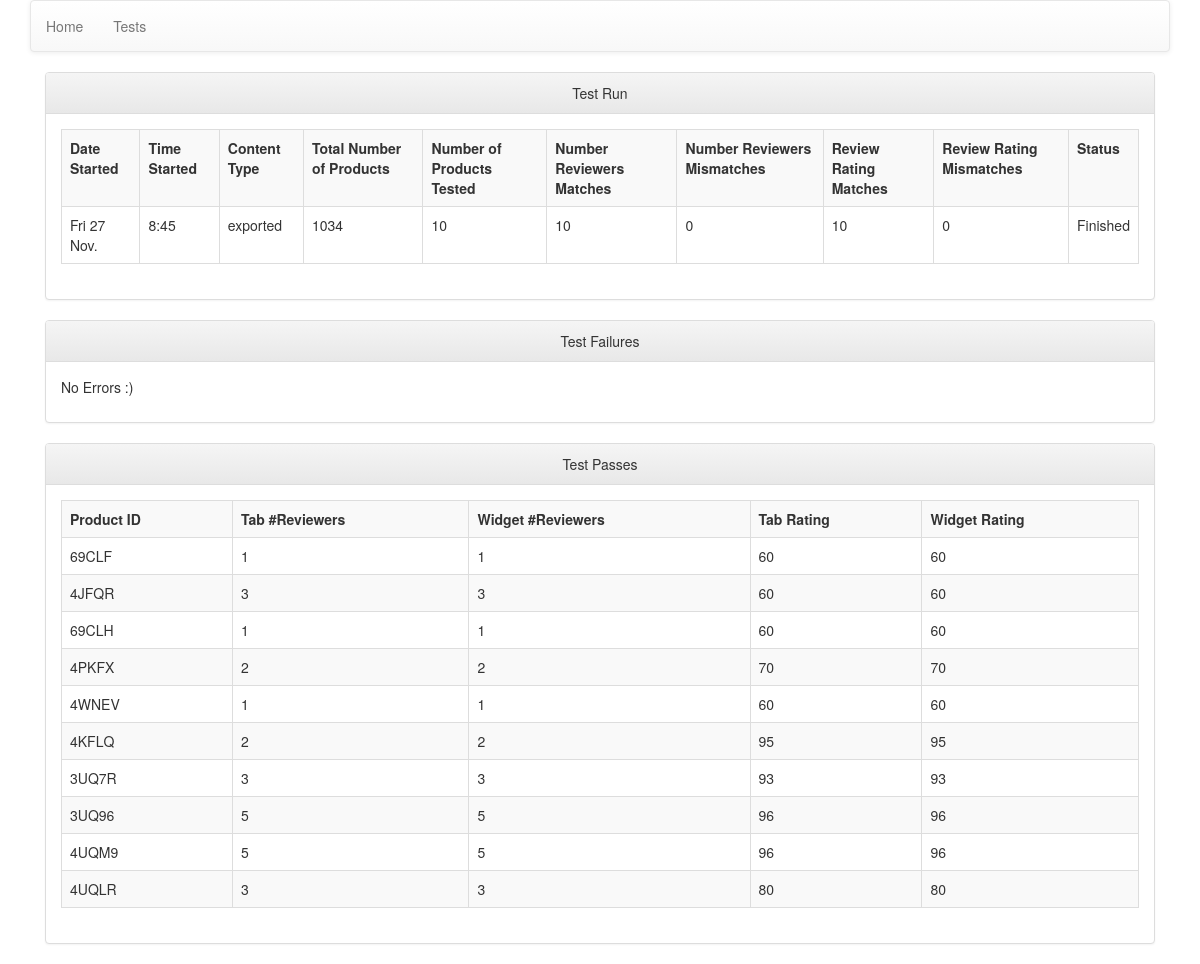
Page /review-mismatch-test/45 on the committed database.
### test/models.py (models this page shows, shortened)
class BaseTest(models.Model):
    num_products = models.IntegerField(blank=True, default=0)
    num_products_tested = models.IntegerField(default=0)
    created_at = models.DateTimeField(auto_now_add=True)
    datetime_finished = models.DateTimeField(blank=False, null=True)
    is_active = models.BooleanField(default=True)
    content_type = models.CharField(blank=True, max_length=100)
    class Meta:
        abstract = True

class RatingMismatchTest(BaseTest):
    number_reviewers_matches = models.IntegerField(blank=False, default=0)
    number_reviewers_mismatches = models.IntegerField(blank=False, default=0)
    review_rating_matches = models.IntegerField(blank=False, default=0)
    review_rating_mismatches = models.IntegerField(blank=False, default=0)

class MismatchTestProduct(models.Model):
    parent_test = models.ForeignKey(RatingMismatchTest)
    result = models.BooleanField(default=True)
    product_id = models.CharField(max_length=10)
    tab_number_reviewers = models.IntegerField(default=0)
    widget_number_reviewers = models.IntegerField(default=0)
    tab_rating = models.IntegerField(default=0)
    widget_rating = models.IntegerField(default=0)

### test/views.py (the view)
def view_rating_mismatch_test(request, test_identifier):
    rating_mismatch_test = RatingMismatchTest.objects.get(id=test_identifier)
    test_products_pass = MismatchTestProduct.objects.filter(
        parent_test=rating_mismatch_test,
        result=True,
    )
    test_products_fail = MismatchTestProduct.objects.filter(
        parent_test=rating_mismatch_test,
        result=False,
    )
    context_dict = {
        'rating_mismatch_test': rating_mismatch_test,
        'test_products_pass': test_products_pass,
        'test_products_fail': test_products_fail,
    }
    return render(request, 'test.html', context=context_dict)

### templates/test.html (shortened to what this page needs)
{% extends "base.html" %}
{% block content %}
<div class="col-md-12 first">
	<div class="panel panel-default">
		<div class="panel-heading text-center">
			Test Run
		</div>
		<div class="panel-body">
			<table class="table table-striped table-bordered table-hover">
				<tr>
					<th>Date Started</th>
					<th>Time Started</th>
					<th>Content Type</th>
					<th>Total Number of Products</th>
					<th>Number of Products Tested</th>
					<th>Number Reviewers Matches</th>
					<th>Number Reviewers Mismatches</th>
					<th>Review Rating Matches</th>
					<th>Review Rating Mismatches</th>
					<th>Status</th>
				</tr>
				<tr>
					<td>{{ rating_mismatch_test.created_at|date:"D j N" }}</td>
					<td>{{ rating_mismatch_test.created_at|date:"G:i" }}</td>
					<td>{{ rating_mismatch_test.content_type }}</td>
					<td>{{ rating_mismatch_test.num_products }}</td>
					<td>{{ rating_mismatch_test.num_products_tested }}</td>
					<td>{{ rating_mismatch_test.number_reviewers_matches }}</td>
					<td>{{ rating_mismatch_test.number_reviewers_mismatches }}</td>
					<td>{{ rating_mismatch_test.review_rating_matches }}</td>
					<td>{{ rating_mismatch_test.review_rating_mismatches }}</td>
					{% if rating_mismatch_test.is_active %}
					<td>Running</td>
					{% else %}
					<td>Finished</td>
					{% endif %}
				</tr>
			</table>
		</div>
	</div>
	<div class="row">
		<div class="col-md-12">
			<div class="panel panel-default">
				<div class="panel-heading text-center">
					Test Failures
				</div>
				<div class="panel-body">
					{% if test_products_fail %}
					<table class="table table-striped table-bordered table-hover">
						<tr>
							<th>Tab #Reviewers</th>
							<th>Widget #Reviewers</th>
							<th>Tab Rating</th>
							<th>Widget Rating</th>
						</tr>
						{% for test_product in test_products_fail %}
						<tr>
							<td>{{ test_product.product_id }}</td>
							<td>{{ test_product.tab_number_reviewers }}</td>
							<td>{{ test_product.widget_number_reviewers }}</td>
							<td>{{ test_product.tab_rating }}</td>
							<td>{{ test_product.widget_rating }}</td>
						</tr>
						{% endfor %}
					{% else %}
						<p>No Errors :)</p>
					{% endif %}
				</div>
			</div>
		</div>
	</div>
	<div class="row">
		<div class="col-md-12">
			<div class="panel panel-default">
				<div class="panel-heading text-center">
					Test Passes
				</div>
				<div class="panel-body">
					{% if test_products_pass %}
					<table class="table table-striped table-bordered table-hover">
						<tr>
							<th>Product ID</th>
							<th>Tab #Reviewers</th>
							<th>Widget #Reviewers</th>
							<th>Tab Rating</th>
							<th>Widget Rating</th>
						</tr>
						{% for test_product in test_products_pass %}
						<tr>
							<td>{{ test_product.product_id }}</td>
							<td>{{ test_product.tab_number_reviewers }}</td>
							<td>{{ test_product.widget_number_reviewers }}</td>
							<td>{{ test_product.tab_rating }}</td>
							<td>{{ test_product.widget_rating }}</td>
						</tr>
						{% endfor %}
					</table>
					{% else %}
						<p>No passed products :(</p>
					{% endif %}
				</div>
			</div>
		</div>
	</div>
</div>
{% endblock %}

### rows in the picture
RatingMismatchTest: created_at "Fri 27 Nov.", created_at "8:45", content_type "exported", num_products "1034", num_products_tested "10", number_reviewers_matches "10", number_reviewers_mismatches "0", review_rating_matches "10", review_rating_mismatches "0"
MismatchTestProduct: product_id "69CLF", tab_number_reviewers "1", widget_number_reviewers "1", tab_rating "60", widget_rating "60"
MismatchTestProduct: product_id "4JFQR", tab_number_reviewers "3", widget_number_reviewers "3", tab_rating "60", widget_rating "60"
MismatchTestProduct: product_id "69CLH", tab_number_reviewers "1", widget_number_reviewers "1", tab_rating "60", widget_rating "60"
MismatchTestProduct: product_id "4PKFX", tab_number_reviewers "2", widget_number_reviewers "2", tab_rating "70", widget_rating "70"
MismatchTestProduct: product_id "4WNEV", tab_number_reviewers "1", widget_number_reviewers "1", tab_rating "60", widget_rating "60"
MismatchTestProduct: product_id "4KFLQ", tab_number_reviewers "2", widget_number_reviewers "2", tab_rating "95", widget_rating "95"
MismatchTestProduct: product_id "3UQ7R", tab_number_reviewers "3", widget_number_reviewers "3", tab_rating "93", widget_rating "93"
MismatchTestProduct: product_id "3UQ96", tab_number_reviewers "5", widget_number_reviewers "5", tab_rating "96", widget_rating "96"
MismatchTestProduct: product_id "4UQM9", tab_number_reviewers "5", widget_number_reviewers "5", tab_rating "96", widget_rating "96"
MismatchTestProduct: product_id "4UQLR", tab_number_reviewers "3", widget_number_reviewers "3", tab_rating "80", widget_rating "80"
